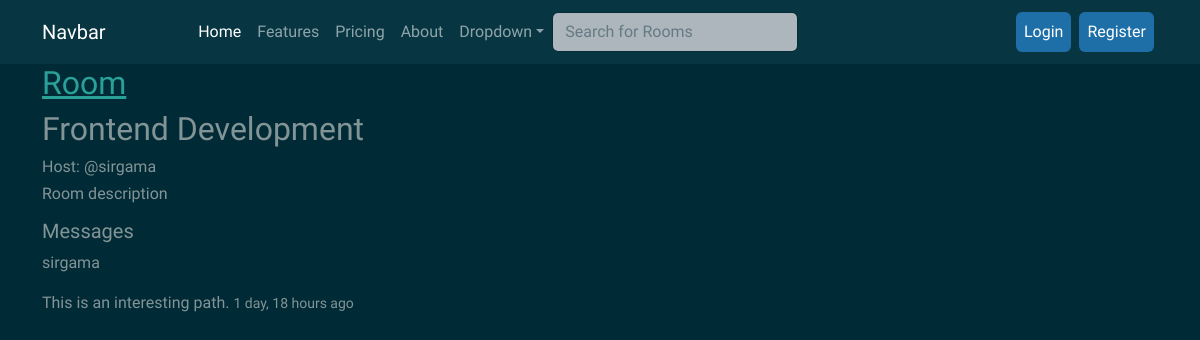
The page /room/2/ on the database as committed earlier.
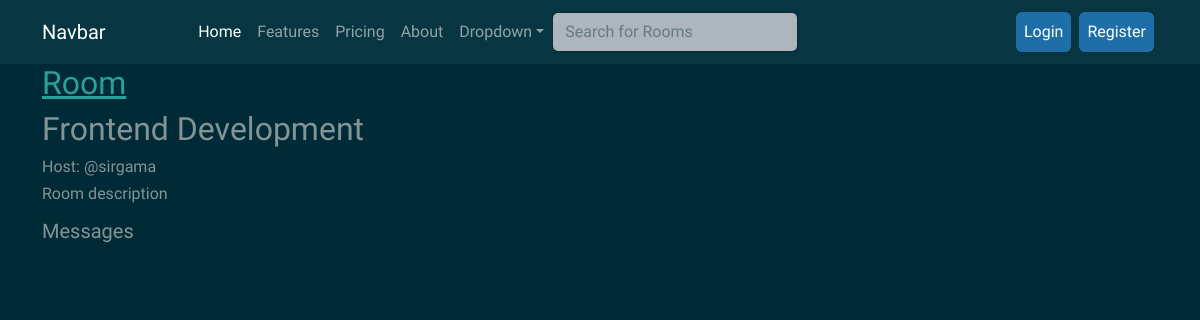
The same page on the database as committed later.
### mainapp/models.py (models this page shows, shortened)
class Message(models.Model):
    user = models.ForeignKey(User, on_delete=models.CASCADE)
    room = models.ForeignKey(Room, on_delete=models.CASCADE)
    body = models.TextField()
    updated = models.DateTimeField(auto_now=True)
    created = models.DateTimeField(auto_now_add=True)
    class Meta:
        ordering = ['-updated', '-created']

### mainapp/views.py (the view, shortened to what this page needs)
# urls.py: path('room/<str:pk>/', views.room, name='room'),
def room(request, pk):
    room = Room.objects.get(id=pk)
    roomchats = room.message_set.all().order_by('-created')
    participants = room.participants.all()
    context = {
        "room" : room,
        "roomchats":roomchats,
        "members":participants
    }
    return render(request, 'mainapp/room.html', context)

### mainapp/templates/mainapp/room.html (shortened to what this page needs)
{% extends 'mainapp/base.html' %}
{% load static %}
{% block content %}
{% include 'mainapp/navbar.html' %}
<div class="container">
    <div class="row">
        <div class="col-md-7">
            <a href="{% url 'home' %}"><h2>Room</h2></a>
                <h2>{{room.name}}</h2>
                <h6>Host: @{{room.host.username}}</h6>
                <h6>Room description</h6>
                <h5>Messages</h5>
                    {% for mess in roomchats %}
                        <p>{{mess.user}}    </p>
                        <p>{{mess.body}}  <small>{{mess.created | timesince}} ago</small></p>
                    {% endfor %}
{% endblock %}

Rows that differ between the two databases and show on the page:
removed Message: user "sirgama", body "This is an interesting path.", created "1 day, 18 hours"
